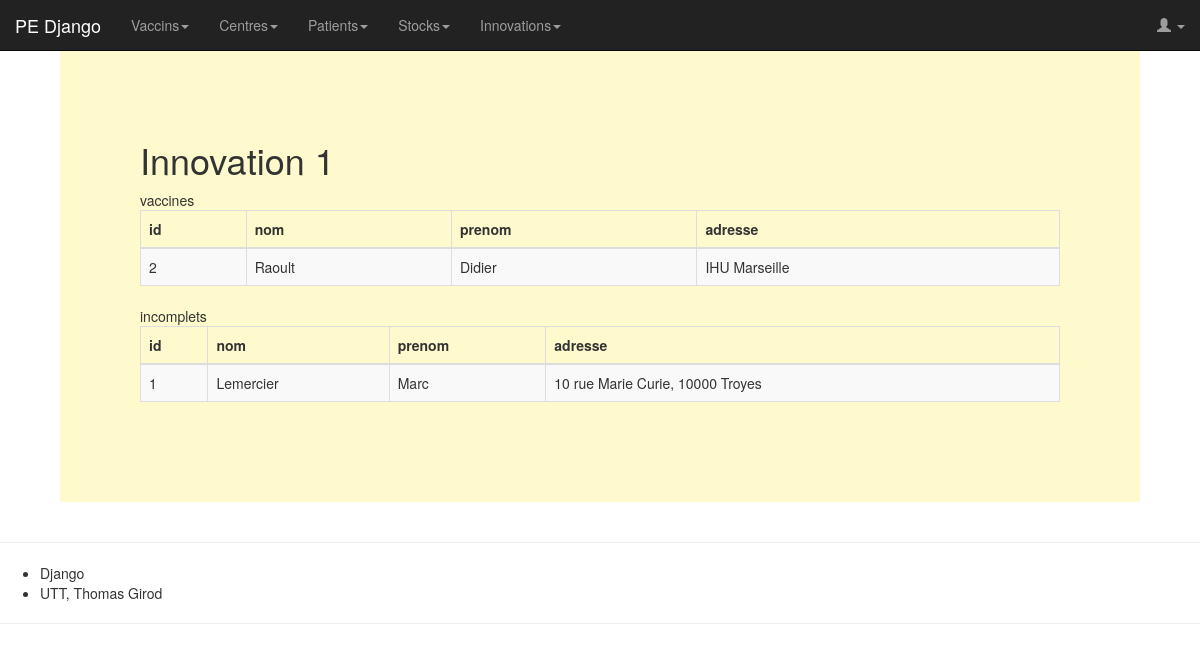
Screenshot of /innovations/innovation_1/ with the database file from the repository.
### patient/models.py (models this page shows, shortened)
class Patient(models.Model):
    nom = models.CharField(max_length=40)
    prenom = models.CharField(max_length=40)
    adresse = models.CharField(max_length=200)

### innovations/views.py (the view)
# urls.py: path('innovation_1/', views.innovation_1, name='innovation_1'),
def innovation_1(request):
    context = {'tables': Innovations.get_avancement_vaccination()}
    return render(request, 'innovations/innovation_1.html', context)

### innovations/models.py (called while the page is built)
    @staticmethod
    def get_avancement_vaccination():
        patients = Patient.objects.all()
        vaccines, incomplets, non_vaccines = [], [], []
        for p in patients:
            vax = RDV.objects.filter(patient_id=p.id).values("vaccin_id").annotate(injection=models.Max("injection"))
            if len(vax) == 0:
                non_vaccines.append(p)
            else:
                doses = Vaccin.objects.get(pk=vax[0]['vaccin_id']).doses
                if doses == vax[0]['injection']:
                    vaccines.append(p)
                else:
                    incomplets.append(p)
        return {
            "vaccines": vaccines,
            "incomplets": incomplets,
            "non_vaccines": non_vaccines
        }

### innovations/templates/innovations/innovation_1.html
{% extends "base.html" %}
{% block title_page %} Innovation 1 {% endblock %}
{% block content %}
{% for name, patients in tables.items %}
{% if patients|length > 0 %}
{{ name }}
<table class="table table-striped table-bordered">
    <thead>
    <tr>
        <th scope="col">id</th>
        <th scope="col">nom</th>
        <th scope="col">prenom</th>
        <th scope="col">adresse</th>
    </tr>
    </thead>
    <tbody>
    {% for patient in patients %}
    <tr>
        <td>{{ patient.id }}</td>
        <td>{{ patient.nom }}</td>
        <td>{{ patient.prenom }}</td>
        <td>{{ patient.adresse }}</td>
    </tr>
    {% endfor %}
    </tbody>
</table>
{% endif %}
{% endfor %}
{% endblock %}

### static/public/css/style.css (style rules this page uses)
body { background-color: white; }

### rows the page displays
Patient: name "vaccines", id "2", nom "Raoult", prenom "Didier", adresse "IHU Marseille"
Patient: name "incomplets", id "1", nom "Lemercier", prenom "Marc", adresse "10 rue Marie Curie, 10000 Troyes"
